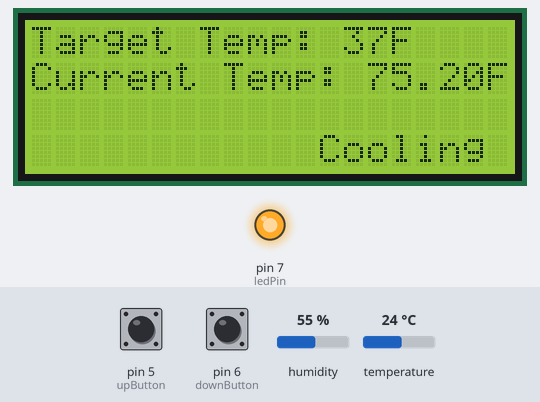
Bench run of a sketch on a simulated Arduino Uno, built with avr-gcc and run on an emulated ATmega328P. On the bench: 20×4 character LCD, output pins drawn as LEDs (lit = HIGH). Inputs (shaded band) come from the test bench; at power-on: temperature 24 °C, pin 5 (upButton) LOW, pin 6 (downButton) LOW, humidity 55 %.

Above: at 1.2 s.
1.3 s: temperature set to 36 °C
At 2.7 s:
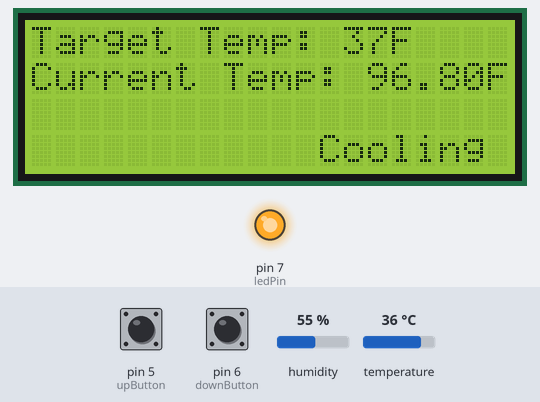
3.9 s: temperature set to 39 °C
At 4.9 s:
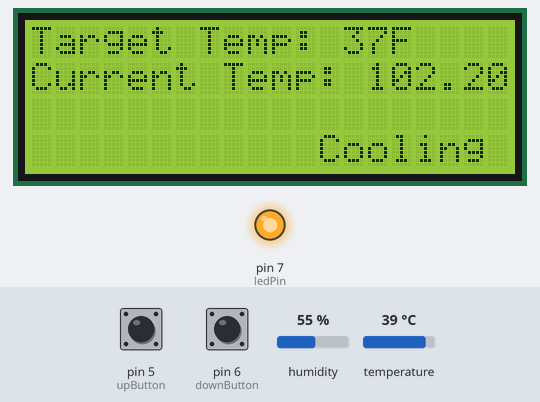
5.9 s: pin 5 (upButton) pulled HIGH for 1 s
At 7.8 s:
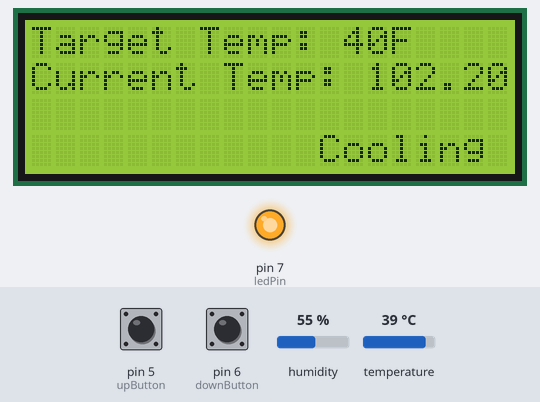
8.4 s: pin 6 (downButton) pulled HIGH for 1 s
At 10.8 s:
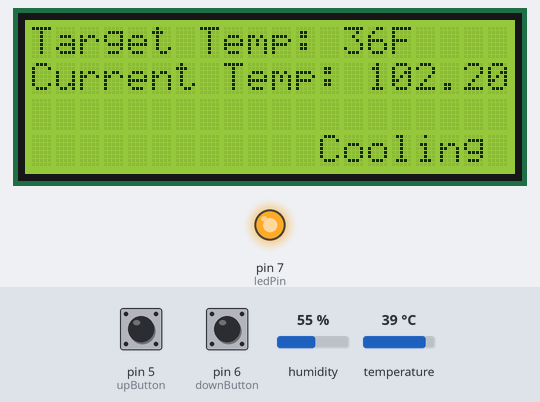
11.1 s: pin 6 (downButton) pulled HIGH for 0.3 s
13.0 s: pin 5 (upButton) pulled HIGH for 3.2 s
At 15.07 s:
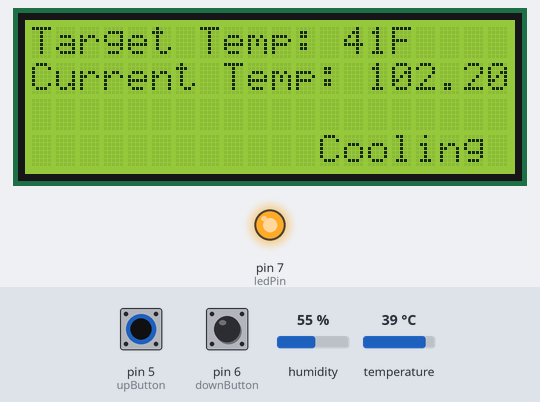
Timing chart, 0 to 16.6 s (numbered marks = the images above; inputs shaded):
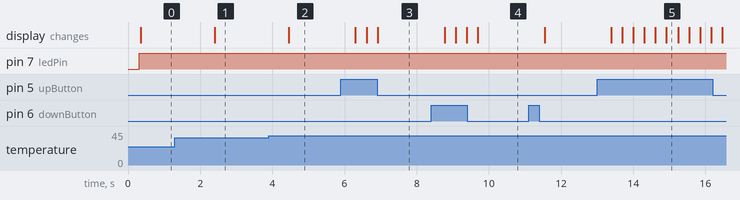

The sketch:

cooler_controller.ino
```cpp
#include <SoftwareSerial.h>
#include <Wire.h>
#include <LiquidCrystal_I2C.h>
#include <DHT.h>
//setup software serial
SoftwareSerial btooth(3,4);
char BluetoothData;
char tempMode;
char curMode;

// Setup LCD
LiquidCrystal_I2C lcd(0x27,20,4);

//setting up pins for connected buttons
int upButton = 5;
int downButton = 6;
int stateUpButton = 0;
int stateDownButton = 0;

//setting up pin for indicator LED (this will be changed to relay for heaters)
const int ledPin =  7;
bool heaterOn = false;


//set target temperature on boot
int targetTemp = 37;

// Digital pin connected to the DHT sensor
#define DHTPIN 2

// Uncomment whatever type you're using!
#define DHTTYPE DHT11   // DHT 11

// Initialize DHT sensor.
DHT dht(DHTPIN, DHTTYPE);

void setup() {
    tempMode = 'f';
    //setting up connected hardware buttons
    pinMode(ledPin, OUTPUT);
    pinMode(upButton, INPUT);
    pinMode(downButton, INPUT);

    //initialize sensor and lCD

    dht.begin();
    lcd.begin();
    lcd.backlight();

//init serial
    btooth.begin(9600);
    btooth.println("Bluetooth On...");

    // Turn on backlight
    lcd.backlight();

    curMode = 'a';
}

void loop() {

    //read up and down buttons and adjust the temperature
    stateUpButton = digitalRead(upButton);
    stateDownButton = digitalRead(downButton);
    if (stateUpButton == HIGH) {
        targetTemp++;
        delay(50);
    }
    if (stateDownButton == HIGH) {
        targetTemp--;
        delay(50);
    }

    if (btooth.available()) {
        BluetoothData=btooth.read();
    }
    if (BluetoothData == 'f') {
        tempMode = 'f';
    }
    if (BluetoothData == 'c') {
        tempMode = 'c';
    }
    // add 1 second delay for slow sensor
    delay(200);

    // Read temperature as Fahrenheit (isFahrenheit = true)
    float f = dht.readTemperature(true);


    // Check if any reads failed and exit early (to try again).
    if (isnan(f)) {
        Serial.println(F("Failed to read from DHT sensor!"));
        return;
    }

    //compare target temp to current temp and activate LED (heater)
    if (targetTemp <= f) {
        digitalWrite(ledPin, HIGH);
        heaterOn = true;
    }
    else {
        digitalWrite(ledPin, LOW);
        heaterOn=false;
    }


    lcd.setCursor(0,0);
    lcd.print("Target Temp: ");
    lcd.print(targetTemp);
    lcd.print("F");
    lcd.setCursor(0,1);
    lcd.print("Current Temp: ");
    lcd.print(f);
    lcd.print("F");
    lcd.setCursor(0,3);
    if (heaterOn) {
        lcd.print("            Cooling");
    }
    if (!heaterOn) {
        lcd.print("                   ");

    }
}
```

Measured:
- the behaviour switches between 37 and 38 °C on temperature (found by bisection; images 1 and 2)
- after the input at 1.3 s, the display: changes after 1.1 s (image 1)
- after the input at 3.9 s, the display: changes after 0.56 s (image 2)
- after the input at 5.9 s, the display: first changes after 0.39 s (image 3 shows a later state)
- after the input at 8.4 s, the display: first changes after 0.38 s (image 4 shows a later state)
- after the input at 13.0 s, the display: first changes after 0.39 s (image 5 shows a later state)
